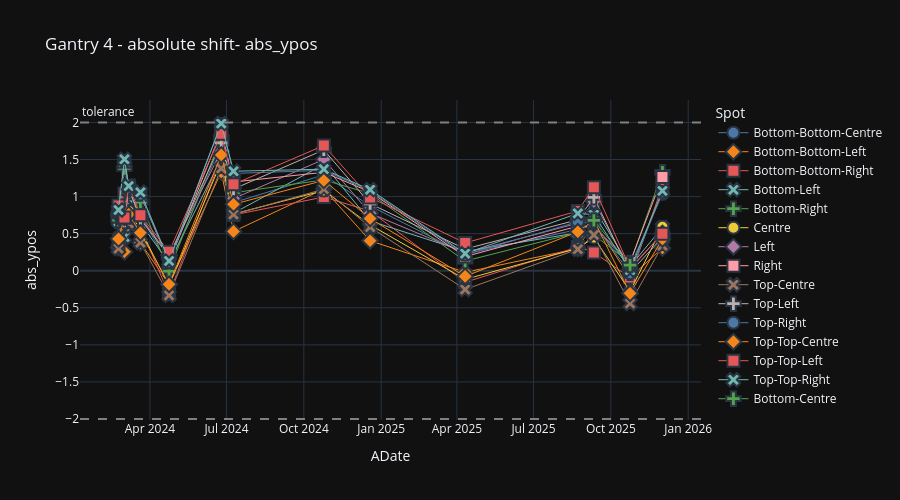

This figure's notebook cell:
### Code cell
plotly_spot_position(sub_df, "abs_ypos", "Gantry 4", "XRV-4000", 70, 0, 24)

### Figure 1 — Plotly figure (JSON) as saved in the notebook; plotly's stock layout.template omitted (floating-point values rounded to 4 significant figures)
{"data": [{"hovertemplate": "Spot=Bottom-Bottom-Centre<br>ADate=%{x}<br>abs_ypos=%{y}<extra></extra>", "legendgroup": "Bottom-Bottom-Centre", "marker": {"color": "#4C78A8", "symbol": "circle", "line": {"width": 2}, "size": 12}, "mode": "markers+lines", "name": "Bottom-Bottom-Centre", "orientation": "v", "showlegend": true, "x": ["2024-02-23T16:59:15", "2024-03-01T17:05:19", "2024-03-06T18:31:55", "2024-03-20T17:06:19", "2024-04-23T17:34:57", "2024-06-24T19:07:29", "2024-07-09T09:29:40", "2024-10-24T18:22:30", "2024-12-18T18:46:12", "2025-04-10T19:05:24", "2025-08-22T17:24:40", "2025-09-10T19:20:56", "2025-10-23T20:19:28", "2025-12-01T08:33:29"], "xaxis": "x", "y": [0.6534, 0.9403, 1.026, 0.7528, 0.0603, 1.704, 0.9183, 1.293, 0.8736, 0.2236, 0.5569, 0.6087, 0.0587, 1.034], "yaxis": "y", "type": "scatter", "line": {"width": 1}}, {"hovertemplate": "Spot=Bottom-Bottom-Left<br>ADate=%{x}<br>abs_ypos=%{y}<extra></extra>", "legendgroup": "Bottom-Bottom-Left", "marker": {"color": "#F58518", "symbol": "diamond", "line": {"width": 2}, "size": 12}, "mode": "markers+lines", "name": "Bottom-Bottom-Left", "orientation": "v", "showlegend": true, "x": ["2024-02-23T16:59:15", "2024-03-01T17:05:19", "2024-03-06T18:31:55", "2024-03-20T17:06:19", "2024-04-23T17:34:57", "2024-06-24T19:07:29", "2024-07-09T09:29:40", "2024-10-24T18:22:30", "2024-12-18T18:46:12", "2025-04-10T19:05:24", "2025-08-22T17:24:40", "2025-09-10T19:20:56", "2025-10-23T20:19:28", "2025-12-01T08:33:29"], "xaxis": "x", "y": [0.3094, 0.2558, 0.6681, 0.3779, -0.185, 1.331, 0.5298, 1.101, 0.4046, -0.0212, 0.298, 0.6613, -0.093, 0.3075], "yaxis": "y", "type": "scatter", "line": {"width": 1}}, {"hovertemplate": "Spot=Bottom-Bottom-Right<br>ADate=%{x}<br>abs_ypos=%{y}<extra></extra>", "legendgroup": "Bottom-Bottom-Right", "marker": {"color": "#E45756", "symbol": "square", "line": {"width": 2}, "size": 12}, "mode": "markers+lines", "name": "Bottom-Bottom-Right", "orientation": "v", "showlegend": true, "x": ["2024-02-23T16:59:15", "2024-03-01T17:05:19", "2024-03-06T18:31:55", "2024-03-20T17:06:19", "2024-04-23T17:34:57", "2024-06-24T19:07:29", "2024-07-09T09:29:40", "2024-10-24T18:22:30", "2024-12-18T18:46:12", "2025-04-10T19:05:24", "2025-08-22T17:24:40", "2025-09-10T19:20:56", "2025-10-23T20:19:28", "2025-12-01T08:33:29"], "xaxis": "x", "y": [0.3333, 1.042, 0.7797, 0.5872, -0.3171, 1.529, 0.7525, 0.9937, 0.8059, -0.1554, 0.3194, 0.247, -0.0924, 1.145], "yaxis": "y", "type": "scatter", "line": {"width": 1}}, {"hovertemplate": "Spot=Bottom-Left<br>ADate=%{x}<br>abs_ypos=%{y}<extra></extra>", "legendgroup": "Bottom-Left", "marker": {"color": "#72B7B2", "symbol": "x", "line": {"width": 2}, "size": 12}, "mode": "markers+lines", "name": "Bottom-Left", "orientation": "v", "showlegend": true, "x": ["2024-02-23T16:59:15", "2024-03-01T17:05:19", "2024-03-06T18:31:55", "2024-03-20T17:06:19", "2024-04-23T17:34:57", "2024-06-24T19:07:29", "2024-07-09T09:29:40", "2024-10-24T18:22:30", "2024-12-18T18:46:12", "2025-04-10T19:05:24", "2025-08-22T17:24:40", "2025-09-10T19:20:56", "2025-10-23T20:19:28", "2025-12-01T08:33:29"], "xaxis": "x", "y": [0.6645, 0.4548, 0.9842, 0.6441, 0.1045, 1.512, 0.7761, 1.434, 0.6712, 0.2601, 0.5126, 0.8474, 0.0556, 0.5842], "yaxis": "y", "type": "scatter", "line": {"width": 1}}, {"hovertemplate": "Spot=Bottom-Right<br>ADate=%{x}<br>abs_ypos=%{y}<extra></extra>", "legendgroup": "Bottom-Right", "marker": {"color": "#54A24B", "symbol": "cross", "line": {"width": 2}, "size": 12}, "mode": "markers+lines", "name": "Bottom-Right", "orientation": "v", "showlegend": true, "x": ["2024-02-23T16:59:15", "2024-03-01T17:05:19", "2024-03-06T18:31:55", "2024-03-20T17:06:19", "2024-04-23T17:34:57", "2024-06-24T19:07:29", "2024-07-09T09:29:40", "2024-10-24T18:22:30", "2024-12-18T18:46:12", "2025-04-10T19:05:24", "2025-08-22T17:24:40", "2025-09-10T19:20:56", "2025-10-23T20:19:28", "2025-12-01T08:33:29"], "xaxis": "x", "y": [0.6837, 1.379, 1.058, 0.9263, -0.0059, 1.798, 1.052, 1.226, 1.04, 0.1305, 0.5153, 0.4841, 0.105, 1.327], "yaxis": "y", "type": "scatter", "line": {"width": 1}}, {"hovertemplate": "Spot=Centre<br>ADate=%{x}<br>abs_ypos=%{y}<extra></extra>", "legendgroup": "Centre", "marker": {"color": "#EECA3B", "symbol": "circle", "line": {"width": 2}, "size": 12}, "mode": "markers+lines", "name": "Centre", "orientation": "v", "showlegend": true, "x": ["2024-02-23T16:59:15", "2024-03-01T17:05:19", "2024-03-06T18:31:55", "2024-03-20T17:06:19", "2024-04-23T17:34:57", "2024-06-24T19:07:29", "2024-07-09T09:29:40", "2024-10-24T18:22:30", "2024-12-18T18:46:12", "2025-04-10T19:05:24", "2025-08-22T17:24:40", "2025-09-10T19:20:56", "2025-10-23T20:19:28", "2025-12-01T08:33:29"], "xaxis": "x", "y": [0.4548, 0.7338, 0.8071, 0.55, -0.1986, 1.466, 0.7653, 1.081, 0.6182, -0.1158, 0.3007, 0.4466, -0.2765, 0.5914], "yaxis": "y", "type": "scatter", "line": {"width": 1}}, {"hovertemplate": "Spot=Left<br>ADate=%{x}<br>abs_ypos=%{y}<extra></extra>", "legendgroup": "Left", "marker": {"color": "#B279A2", "symbol": "diamond", "line": {"width": 2}, "size": 12}, "mode": "markers+lines", "name": "Left", "orientation": "v", "showlegend": true, "x": ["2024-02-23T16:59:15", "2024-03-01T17:05:19", "2024-03-06T18:31:55", "2024-03-20T17:06:19", "2024-04-23T17:34:57", "2024-06-24T19:07:29", "2024-07-09T09:29:40", "2024-10-24T18:22:30", "2024-12-18T18:46:12", "2025-04-10T19:05:24", "2025-08-22T17:24:40", "2025-09-10T19:20:56", "2025-10-23T20:19:28", "2025-12-01T08:33:29"], "xaxis": "x", "y": [0.7507, 0.6516, 1.095, 0.7192, 0.2108, 1.612, 0.9731, 1.502, 0.775, 0.2393, 0.6398, 0.9344, 0.0174, 0.5026], "yaxis": "y", "type": "scatter", "line": {"width": 1}}, {"hovertemplate": "Spot=Right<br>ADate=%{x}<br>abs_ypos=%{y}<extra></extra>", "legendgroup": "Right", "marker": {"color": "#FF9DA6", "symbol": "square", "line": {"width": 2}, "size": 12}, "mode": "markers+lines", "name": "Right", "orientation": "v", "showlegend": true, "x": ["2024-02-23T16:59:15", "2024-03-01T17:05:19", "2024-03-06T18:31:55", "2024-03-20T17:06:19", "2024-04-23T17:34:57", "2024-06-24T19:07:29", "2024-07-09T09:29:40", "2024-10-24T18:22:30", "2024-12-18T18:46:12", "2025-04-10T19:05:24", "2025-08-22T17:24:40", "2025-09-10T19:20:56", "2025-10-23T20:19:28", "2025-12-01T08:33:29"], "xaxis": "x", "y": [0.7925, 1.47, 1.138, 1.025, 0.1109, 1.88, 1.196, 1.328, 1.062, 0.1907, 0.6013, 0.5942, 0.113, 1.264], "yaxis": "y", "type": "scatter", "line": {"width": 1}}, {"hovertemplate": "Spot=Top-Centre<br>ADate=%{x}<br>abs_ypos=%{y}<extra></extra>", "legendgroup": "Top-Centre", "marker": {"color": "#9D755D", "symbol": "x", "line": {"width": 2}, "size": 12}, "mode": "markers+lines", "name": "Top-Centre", "orientation": "v", "showlegend": true, "x": ["2024-02-23T16:59:15", "2024-03-01T17:05:19", "2024-03-06T18:31:55", "2024-03-20T17:06:19", "2024-04-23T17:34:57", "2024-06-24T19:07:29", "2024-07-09T09:29:40", "2024-10-24T18:22:30", "2024-12-18T18:46:12", "2025-04-10T19:05:24", "2025-08-22T17:24:40", "2025-09-10T19:20:56", "2025-10-23T20:19:28", "2025-12-01T08:33:29"], "xaxis": "x", "y": [0.2982, 0.5989, 0.6386, 0.3791, -0.3323, 1.38, 0.7588, 1.1, 0.5882, -0.2526, 0.2893, 0.4829, -0.4416, 0.3394], "yaxis": "y", "type": "scatter", "line": {"width": 1}}, {"hovertemplate": "Spot=Top-Left<br>ADate=%{x}<br>abs_ypos=%{y}<extra></extra>", "legendgroup": "Top-Left", "marker": {"color": "#BAB0AC", "symbol": "cross", "line": {"width": 2}, "size": 12}, "mode": "markers+lines", "name": "Top-Left", "orientation": "v", "showlegend": true, "x": ["2024-02-23T16:59:15", "2024-03-01T17:05:19", "2024-03-06T18:31:55", "2024-03-20T17:06:19", "2024-04-23T17:34:57", "2024-06-24T19:07:29", "2024-07-09T09:29:40", "2024-10-24T18:22:30", "2024-12-18T18:46:12", "2025-04-10T19:05:24", "2025-08-22T17:24:40", "2025-09-10T19:20:56", "2025-10-23T20:19:28", "2025-12-01T08:33:29"], "xaxis": "x", "y": [0.7689, 0.6696, 1.115, 0.6984, 0.1931, 1.723, 1.102, 1.629, 0.9035, 0.2933, 0.687, 0.9905, -0.0266, 0.45], "yaxis": "y", "type": "scatter", "line": {"width": 1}}, {"hovertemplate": "Spot=Top-Right<br>ADate=%{x}<br>abs_ypos=%{y}<extra></extra>", "legendgroup": "Top-Right", "marker": {"color": "#4C78A8", "symbol": "circle", "line": {"width": 2}, "size": 12}, "mode": "markers+lines", "name": "Top-Right", "orientation": "v", "showlegend": true, "x": ["2024-02-23T16:59:15", "2024-03-01T17:05:19", "2024-03-06T18:31:55", "2024-03-20T17:06:19", "2024-04-23T17:34:57", "2024-06-24T19:07:29", "2024-07-09T09:29:40", "2024-10-24T18:22:30", "2024-12-18T18:46:12", "2025-04-10T19:05:24", "2025-08-22T17:24:40", "2025-09-10T19:20:56", "2025-10-23T20:19:28", "2025-12-01T08:33:29"], "xaxis": "x", "y": [0.7917, 1.484, 1.117, 1.027, 0.1184, 1.978, 1.312, 1.355, 1.077, 0.2162, 0.6605, 0.6408, -0.0341, 1.061], "yaxis": "y", "type": "scatter", "line": {"width": 1}}, {"hovertemplate": "Spot=Top-Top-Centre<br>ADate=%{x}<br>abs_ypos=%{y}<extra></extra>", "legendgroup": "Top-Top-Centre", "marker": {"color": "#F58518", "symbol": "diamond", "line": {"width": 2}, "size": 12}, "mode": "markers+lines", "name": "Top-Top-Centre", "orientation": "v", "showlegend": true, "x": ["2024-02-23T16:59:15", "2024-03-01T17:05:19", "2024-03-06T18:31:55", "2024-03-20T17:06:19", "2024-04-23T17:34:57", "2024-06-24T19:07:29", "2024-07-09T09:29:40", "2024-10-24T18:22:30", "2024-12-18T18:46:12", "2025-04-10T19:05:24", "2025-08-22T17:24:40", "2025-09-10T19:20:56", "2025-10-23T20:19:28", "2025-12-01T08:33:29"], "xaxis": "x", "y": [0.4298, 0.7185, 0.7618, 0.5113, -0.1833, 1.562, 0.8967, 1.218, 0.7039, -0.0766, 0.5254, 0.6807, -0.3045, 0.4277], "yaxis": "y", "type": "scatter", "line": {"width": 1}}, {"hovertemplate": "Spot=Top-Top-Left<br>ADate=%{x}<br>abs_ypos=%{y}<extra></extra>", "legendgroup": "Top-Top-Left", "marker": {"color": "#E45756", "symbol": "square", "line": {"width": 2}, "size": 12}, "mode": "markers+lines", "name": "Top-Top-Left", "orientation": "v", "showlegend": true, "x": ["2024-02-23T16:59:15", "2024-03-01T17:05:19", "2024-03-06T18:31:55", "2024-03-20T17:06:19", "2024-04-23T17:34:57", "2024-06-24T19:07:29", "2024-07-09T09:29:40", "2024-10-24T18:22:30", "2024-12-18T18:46:12", "2025-04-10T19:05:24", "2025-08-22T17:24:40", "2025-09-10T19:20:56", "2025-10-23T20:19:28", "2025-12-01T08:33:29"], "xaxis": "x", "y": [0.8781, 0.7164, 1.149, 0.7495, 0.2546, 1.847, 1.166, 1.689, 0.9887, 0.3747, 0.8056, 1.127, 0.0354, 0.4995], "yaxis": "y", "type": "scatter", "line": {"width": 1}}, {"hovertemplate": "Spot=Top-Top-Right<br>ADate=%{x}<br>abs_ypos=%{y}<extra></extra>", "legendgroup": "Top-Top-Right", "marker": {"color": "#72B7B2", "symbol": "x", "line": {"width": 2}, "size": 12}, "mode": "markers+lines", "name": "Top-Top-Right", "orientation": "v", "showlegend": true, "x": ["2024-02-23T16:59:15", "2024-03-01T17:05:19", "2024-03-06T18:31:55", "2024-03-20T17:06:19", "2024-04-23T17:34:57", "2024-06-24T19:07:29", "2024-07-09T09:29:40", "2024-10-24T18:22:30", "2024-12-18T18:46:12", "2025-04-10T19:05:24", "2025-08-22T17:24:40", "2025-09-10T19:20:56", "2025-10-23T20:19:28", "2025-12-01T08:33:29"], "xaxis": "x", "y": [0.8188, 1.503, 1.142, 1.058, 0.1323, 1.986, 1.342, 1.37, 1.093, 0.231, 0.7733, 0.7552, 0.0083, 1.078], "yaxis": "y", "type": "scatter", "line": {"width": 1}}, {"hovertemplate": "Spot=Bottom-Centre<br>ADate=%{x}<br>abs_ypos=%{y}<extra></extra>", "legendgroup": "Bottom-Centre", "marker": {"color": "#54A24B", "symbol": "cross", "line": {"width": 2}, "size": 12}, "mode": "markers+lines", "name": "Bottom-Centre", "orientation": "v", "showlegend": true, "x": ["2025-09-10T19:20:56", "2025-10-23T20:19:28"], "xaxis": "x", "y": [0.6784, 0.0751], "yaxis": "y", "type": "scatter", "line": {"width": 1}}], "layout": {"xaxis": {"anchor": "y", "domain": [0.0, 1.0], "title": {"text": "ADate"}}, "yaxis": {"anchor": "x", "domain": [0.0, 1.0], "title": {"text": "abs_ypos"}}, "legend": {"title": {"text": "Spot"}, "tracegroupgap": 0}, "title": {"text": "Gantry 4 - absolute shift- abs_ypos"}, "height": 500, "shapes": [{"line": {"color": "grey", "dash": "dash"}, "type": "line", "x0": 0, "x1": 1, "xref": "x domain", "y0": 2, "y1": 2, "yref": "y"}, {"line": {"color": "grey", "dash": "dash"}, "type": "line", "x0": 0, "x1": 1, "xref": "x domain", "y0": -2, "y1": -2, "yref": "y"}], "annotations": [{"showarrow": false, "text": "tolerance", "x": 0, "xanchor": "left", "xref": "x domain", "y": 2, "yanchor": "bottom", "yref": "y"}]}}
